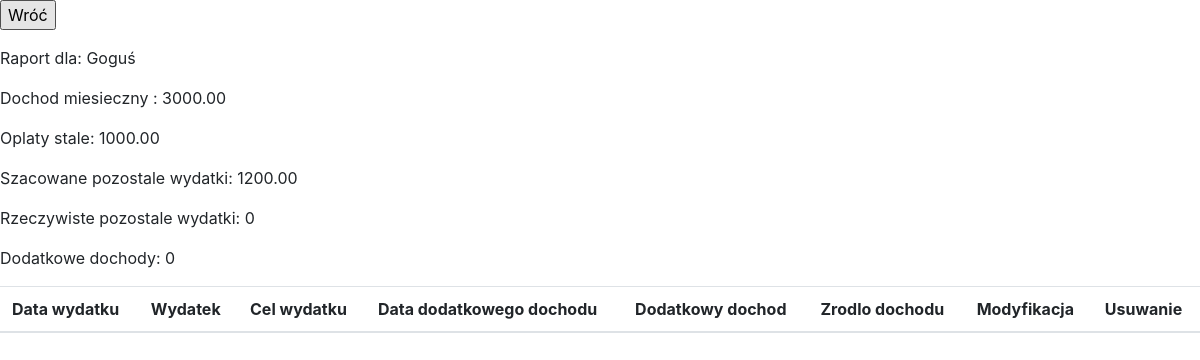
The page /modify_raport/2 (signed in) on the database its author committed.
### sumapp/models.py (models this page shows, shortened)
class MonthlyIncome(models.Model):
    income = models.DecimalField(max_digits = 8, decimal_places=2, null=False)
    income_date = models.DateField(default=datetime.datetime.now().date(), null=False)
    user = models.ForeignKey(User, on_delete=models.CASCADE, default=None)

class MonthlyExpense(models.Model):
    expense = models.DecimalField(max_digits = 8, decimal_places=2, null=False)
    user = models.ForeignKey(User, on_delete=models.CASCADE,  default=None)

class UnregularExpense(models.Model):
    expense = models.DecimalField(max_digits=6, decimal_places=2)
    user = models.ForeignKey(User, on_delete=models.CASCADE, default=None)

### sumapp/views.py (the view, shortened to what this page needs)
# urls.py: path('modify_raport/<int:id>', views.ModifyRaportView.as_view(), name = 'modify-raport'),
class ModifyRaportView(LoginRequiredMixin, View):
    def get(self, request, id):
        form = ResumeForm()
        user = User.objects.get(id = id)
        monthly_steady_income = MonthlyIncome.objects.get(user_id=id)
        mon_steady_in = monthly_steady_income.income
        monthly_steady_expense = MonthlyExpense.objects.get(user_id=id)
        mon_steady_ex = monthly_steady_expense.expense
        unregular_monthly_expense = UnregularExpense.objects.get(user_id=id)
        un_monthly_ex = unregular_monthly_expense.expense
        additional_income_expense = IncomeExpense.objects.filter(user_id=id)
        additional_exepense_result = 0
        for additional_exepense in additional_income_expense:
            if additional_exepense.additional_expense:
                additional_exepense_result += additional_exepense.additional_expense
        additional_income_expense = IncomeExpense.objects.filter(user_id=id)
        addittional_income_result = 0
        for addittional_income in additional_income_expense:
            if addittional_income.additional_income:
                addittional_income_result += addittional_income.additional_income
        real_unregular_expense = additional_exepense_result
        income_expense = IncomeExpense.objects.filter(user_id = user.id).order_by('-expense_date')
        ctx = {'mon_in':mon_steady_in,
               'mon_ex':mon_steady_ex,
               'un_ex': un_monthly_ex,
               'real_un_ex': real_unregular_expense,
                'income_expense': income_expense,
               'un_in': addittional_income_result,
               'user':user,
               'form':form}
        return render(request, 'sumapp/modify-delete-records.html', ctx)

### sumapp/forms.py
class ResumeForm(forms.Form):
    submit = forms.HiddenInput()

### sumapp/views.py (called while the page is built)
    def __call__(self, request):
        return self.get_response(request)

### sumapp/templates/sumapp/modify-delete-records.html (shortened to what this page needs)
<html xmlns="http://www.w3.org/1999/html">
    <head><meta charset=UTF-8"></head>
    <body>
{% load crispy_forms_tags %}
 <link rel="stylesheet" href="https://stackpath.bootstrapcdn.com/bootstrap/4.3.1/css/bootstrap.min.css">
<form method="post">
    <input type="submit" value="Wróć">
</form>
<p> Raport dla: {{user}}</p>
<p> Dochod miesieczny : {{mon_in}} </p>
<p> Oplaty stale: {{mon_ex}}  </p>
<p> Szacowane pozostale wydatki: {{un_ex}}</p>
<p> Rzeczywiste pozostale wydatki: {{real_un_ex }} </p>
<p> Dodatkowe dochody: {{ un_in }} </p>
<table class="table table-striped">
  <thead>
    <tr>
      <th scope="col"> Data wydatku </th>
      <th scope="col"> Wydatek </th>
      <th scope="col"> Cel wydatku </th>
      <th scope="col"> Data dodatkowego dochodu </th>
      <th scope="col"> Dodatkowy dochod </th>
      <th scope="col"> Zrodlo dochodu </th>
      <th scope="col"> Modyfikacja </th>
      <th scope="col"> Usuwanie </th>
    </tr>
  </thead>
</table>
</body>
</html>

### rows shown on the page
MonthlyIncome: income "3000.00"
MonthlyExpense: expense "1000.00"
UnregularExpense: expense "1200.00"

### other values the page prints
{{ user }} "Goguś"
{{ real_un_ex }} "0"
{{ un_in }} "0"
